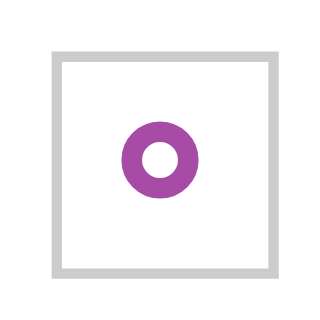

Here is the Vega-Lite specification saved for this chart:
### Vega specification from a JSON file in a GitHub repository (floating-point values rounded to 4 significant figures)
{"$schema": "https://vega.github.io/schema/vega/v3.0.json", "autosize": "pad", "padding": 5, "encode": {"update": {"stroke": {"value": "#ccc"}, "fill": {"value": "transparent"}}}, "data": [{"name": "source_0", "values": [{"a": 2}]}], "signals": [{"name": "width", "update": "21"}, {"name": "height", "update": "21"}], "marks": [{"name": "marks", "type": "symbol", "role": "point", "style": ["point"], "from": {"data": "source_0"}, "encode": {"update": {"x": {"signal": "width", "mult": 0.5}, "y": {"signal": "height", "mult": 0.5}, "stroke": {"value": "purple"}, "fill": {"value": "transparent"}, "opacity": {"value": 0.7}}}}], "config": {"axis": {"domainColor": "#888", "tickColor": "#888"}, "axisY": {"minExtent": 30}}}
